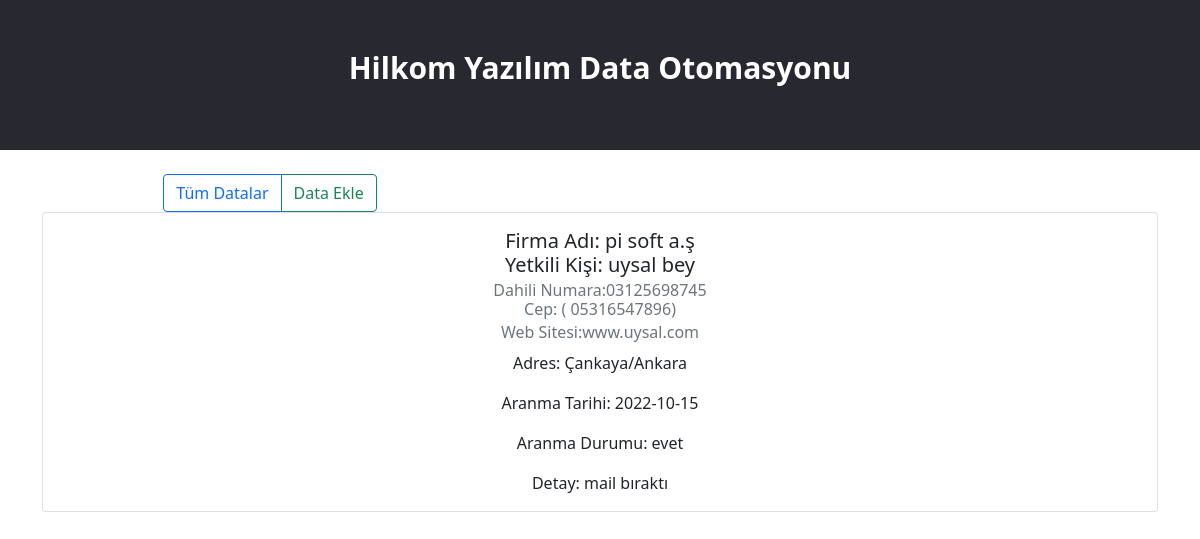
Screenshot of /detay2.php?id=9 (signed in) with the database file from the repository.
### tables this page shows
CREATE TABLE `data` (
  `id` int(11) NOT NULL,
  `firmaAdi` varchar(255) NOT NULL,
  `yetkili` varchar(255) NOT NULL,
  `dahili` varchar(255) NOT NULL,
  `cep` varchar(255) NOT NULL,
  `web` varchar(255) NOT NULL,
  `arama` varchar(255) NOT NULL,
  `detay` varchar(300) NOT NULL,
  `duzenleyen` varchar(255) NOT NULL,
  `sonuc` varchar(255) NOT NULL,
  `tarih` date NOT NULL,
  `adres` varchar(5000) NOT NULL
);

### detay2.php (the view, shortened to what this page needs)
<?php
 include "sistem.php";
$sql ="SELECT * FROM data WHERE id = ?";
$sorgu = $db->prepare($sql);
$sorgu->execute([
    $_GET['id']
]);
$satir = $sorgu->fetch(PDO::FETCH_ASSOC);
?>
<!DOCTYPE html>
<html lang="tr">
<head>
    <link rel="stylesheet" type="text/css" href="style.css">
<link href="https://cdn.jsdelivr.net/npm/bootstrap@5.0.1/dist/css/bootstrap.min.css" rel="stylesheet">
</head>
<body>
  <header>
        <div class="container">
        <h1>Hilkom Yazılım Data Otomasyonu</h1>
        </div>
    </header>
      <div class="container" style="margin-left:-25%;margin-top: 2% ">
                <div >
                    <div class="btn-group">
                        <a href="home2.php" class="btn btn-outline-primary" >Tüm Datalar</a>
                        <a href="kaydet2.php" class="btn btn-outline-success">Data Ekle</a>
                    </div>
                </div>
            </div>
    <main>
    <div class="container">
        <div class="row">
            <div class="col">
            <div class="card">
                <div class="card-body">
                    <h5 class="card-title">
                    Firma Adı:    <?=$satir["firmaAdi"]?><br>
                    Yetkili Kişi: <?=$satir["yetkili"]?>
                    </h5>
                    <h6 class="card-subtitle mb-2 text-muted">Dahili Numara:<?=$satir["dahili"]?><br>Cep: ( <?=$satir["cep"]?>)</h6>
                    <h6 class="card-subtitle mb-2 text-muted">Web Sitesi:<?=$satir["web"]?></h6>
                     <p class="card-text">Adres: <?=$satir["adres"]?></p>
                    <p class="card-text">Aranma Tarihi: <?=$satir["tarih"]?></p>
                    <p class="card-text">Aranma Durumu: <?=$satir["arama"]?></p>
                    <p class="card-text">Detay: <?=$satir["detay"]?></p>
                </div>
                </div>
            </div>
        </div>
    </div>
    </main>
</body>
</html>

### style.css (style rules this page uses)
body { padding: 0; margin: 0; font-family: 'helvatica',sans-serif; text-align: center; background-color: #fff; }
header { position: relative; width: 100%; height: 150px; left: 0; background-color: #282930; top: 0; }
header h1 { position: absolute; color: white; left: 0; right: 0; margin: auto; top: 50px; font-size: 30px; font-weight: bold; }
::placeholder { font:25px; text-align: center; }

### rows the page displays
data: firmaAdi "pi soft a.ş", yetkili "uysal bey", dahili "03125698745", cep "05316547896", web "www.uysal.com", adres "Çankaya/Ankara", tarih "2022-10-15", arama "evet", detay "mail bıraktı"
